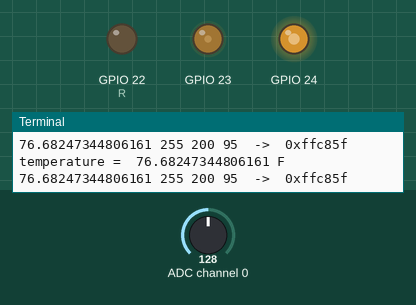
Recording of a program running on a simulated Raspberry Pi (BCM pin numbers). Shown: output pins drawn as LEDs (lit = HIGH), the last lines printed to the terminal. Inputs (shaded band) come from the test bench; at power-on: ADC channel 0 = 128 (analog values on the 0–255 scale). Library files of the repository ran but are not shown: PCF8591.py.

Above: at 1.2 s.
1.3 s: ADC channel 0 set to 178
At 1.7 s:
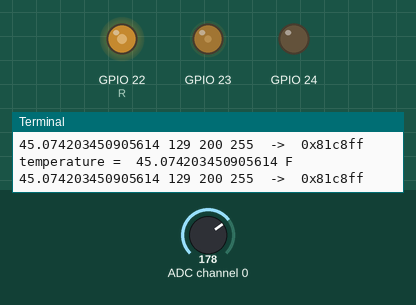
2.9 s: ADC channel 0 set to 224
At 3.4 s:
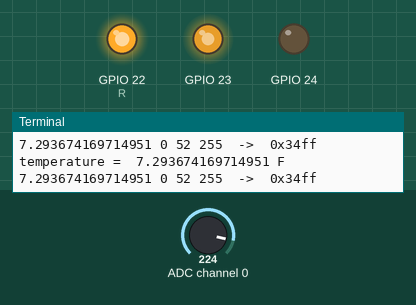
4.5 s: ADC channel 0 set to 76
At 5.1 s:
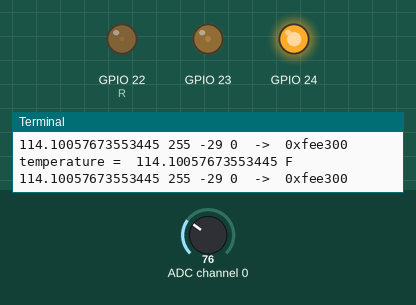
6.1 s: ADC channel 0 set to 52
At 6.8 s:
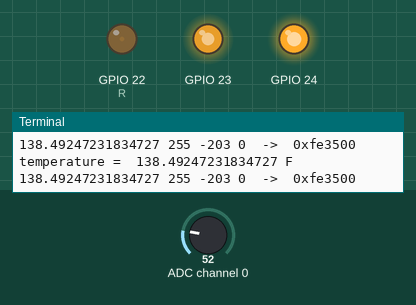
7.7 s: ADC channel 0 set to 13
At 8.5 s:
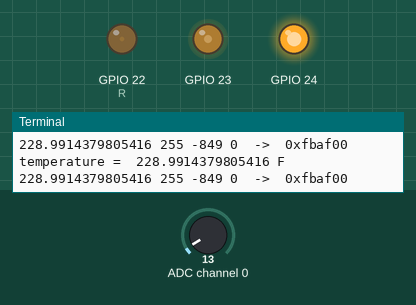
9.3 s: ADC channel 0 set to 19
At 10.2 s:
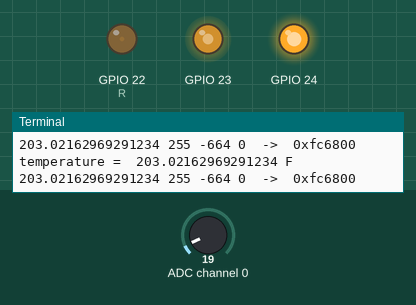
Timing chart, 0 to 11.9 s (numbered marks = the images above; inputs shaded):
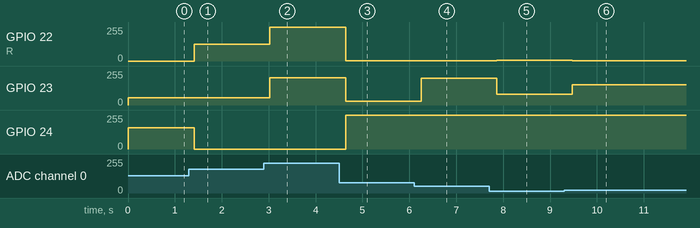

The program:

HeatRGBA.py
```python
#!/usr/bin/env python
import PCF8591 as ADC
import RPi.GPIO as GPIO
import time
import math

DO = 11
GPIO.setmode(GPIO.BCM)

R = 22
G = 23
B = 24
max_green = 200;
def setup(Rpin, Gpin, Bpin):
	global pins
	global p_R, p_G, p_B
	pins = {'pin_R': Rpin, 'pin_G': Gpin, 'pin_B': Bpin}
	ADC.setup(0x48)
	GPIO.setup(DO, GPIO.IN)
	#GPIO.setmode(GPIO.BOARD)       # Numbers GPIOs by physical location
	for i in pins:
		GPIO.setup(pins[i], GPIO.OUT)   # Set pins' mode is output
		GPIO.output(pins[i], GPIO.HIGH) # Set pins to high(+3.3V) to off led

	p_R = GPIO.PWM(pins['pin_R'], 2000)  # set Frequece to 2KHz
	p_G = GPIO.PWM(pins['pin_G'], 1999)
	p_B = GPIO.PWM(pins['pin_B'], 5000)

	p_R.start(100)      # Initial duty Cycle = 0(leds off)
	p_G.start(100)
	p_B.start(100)

def map(x, in_min, in_max, out_min, out_max):
	return (x - in_min) * (out_max - out_min) / (in_max - in_min) + out_min

def off():
	for i in pins:
		GPIO.output(pins[i], GPIO.HIGH)    # Turn off all leds

def setColor(col):   # For example : col = 0x112233
	R_val = (col & 0xff0000) >> 16
	G_val = (col & 0x00ff00) >> 8
	B_val = (col & 0x0000ff) >> 0

	R_val = map(R_val, 0, 255, 0, 100)
	G_val = map(G_val, 0, 255, 0, 100)
	B_val = map(B_val, 0, 255, 0, 100)

	p_R.ChangeDutyCycle(100-R_val)     # Change duty cycle
	p_G.ChangeDutyCycle(100-G_val)
	p_B.ChangeDutyCycle(100-B_val)

def colorFromTemp(temp):
	if temp >=82:
		r = 255
		g = 200 - int((temp-82)*7.14285)
		b = 0
	elif temp >= 55:
		r = 255
		g = 200
		b = 255 - int( (temp-55)*7.407407)
	elif temp >= 27:
		r = 0 + int( (temp-27)*7.14285 )
		g = 200
		b = 255
	elif temp >= 0:
		r = 0
		g = 0 + int( (temp)*7.14285 )
		b = 255
	col = (r << 16) + (g << 8) + b
	print(temp, r, g, b, " -> ", hex(col))
	return col

def loop():
	hit_zero = False
	#Middle Temperature is 55
	temp = 55
	while True:
		analogVal = ADC.read(0)
		Vr = 5 * float(analogVal) / 255
		Rt = 10000 * Vr / (5 - Vr)
		temp = 1/(((math.log(Rt / 10000)) / 3950) + (1 / (273.15+25)))
		temp = ((temp - 273.15) * (9/5)) + 32
		print('temperature = ', temp, 'F')
		color = colorFromTemp(temp);
		setColor(color)
		time.sleep(0.2)

def destroy():
	p_R.stop()
	p_G.stop()
	p_B.stop()
	off()
	GPIO.cleanup()

if __name__ == "__main__":
	try:
		setup(R, G, B)
		loop()
	except KeyboardInterrupt:
		destroy()
```

Measured:
- after the input at 1.3 s, GPIO 22 (R): 0/255 → 126/255 after 0.11 s; GPIO 24: 160/255 → 0/255 after 0.11 s
- after the input at 2.9 s, GPIO 22 (R): 126/255 → 255/255 after 0.13 s; GPIO 23: 55/255 → 203/255 after 0.13 s
- after the input at 4.5 s, GPIO 22 (R): 255/255 → 1/255 after 0.14 s; GPIO 23: 203/255 → 28/255 after 0.14 s; GPIO 24: 0/255 → 255/255 after 0.14 s
- after the input at 6.1 s, GPIO 23: 28/255 → 202/255 after 0.15 s
- after the input at 7.7 s, GPIO 22 (R): 1/255 → 4/255 after 0.17 s; GPIO 23: 202/255 → 80/255 after 0.17 s
- after the input at 9.3 s, GPIO 22 (R): 4/255 → 3/255 after 0.18 s; GPIO 23: 80/255 → 151/255 after 0.18 s
